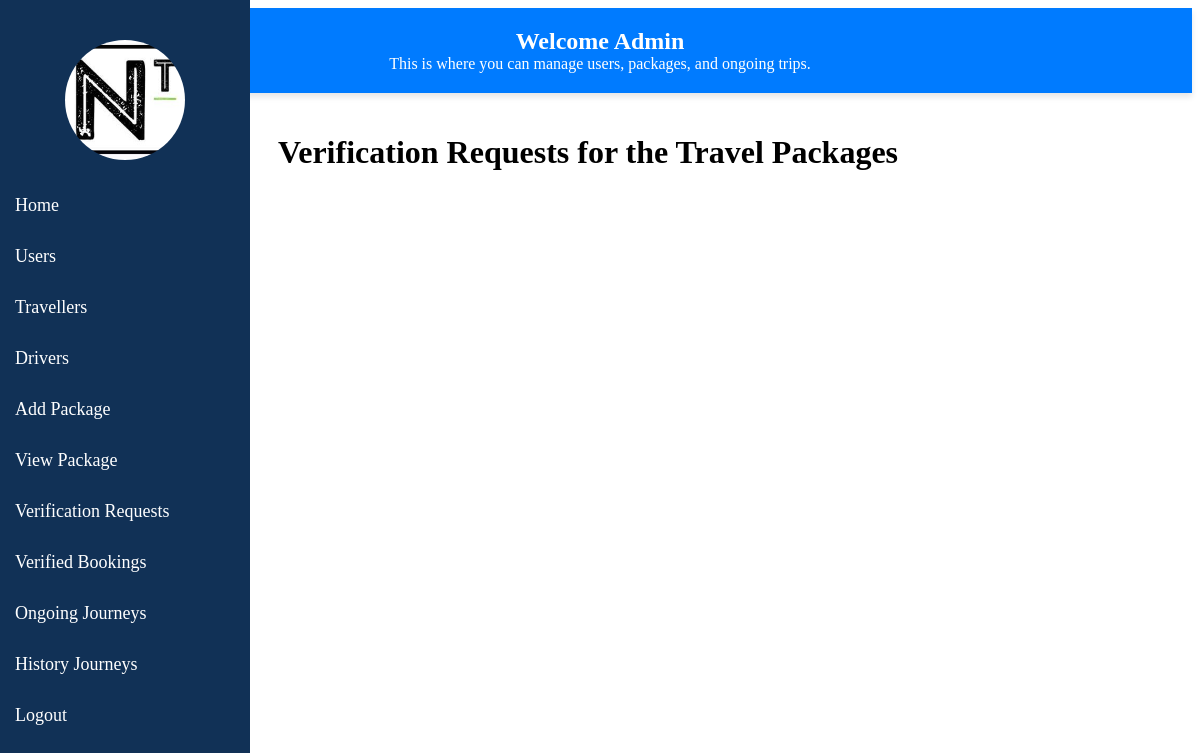
/bookings/ (signed in), run on an earlier commit of the app's database.
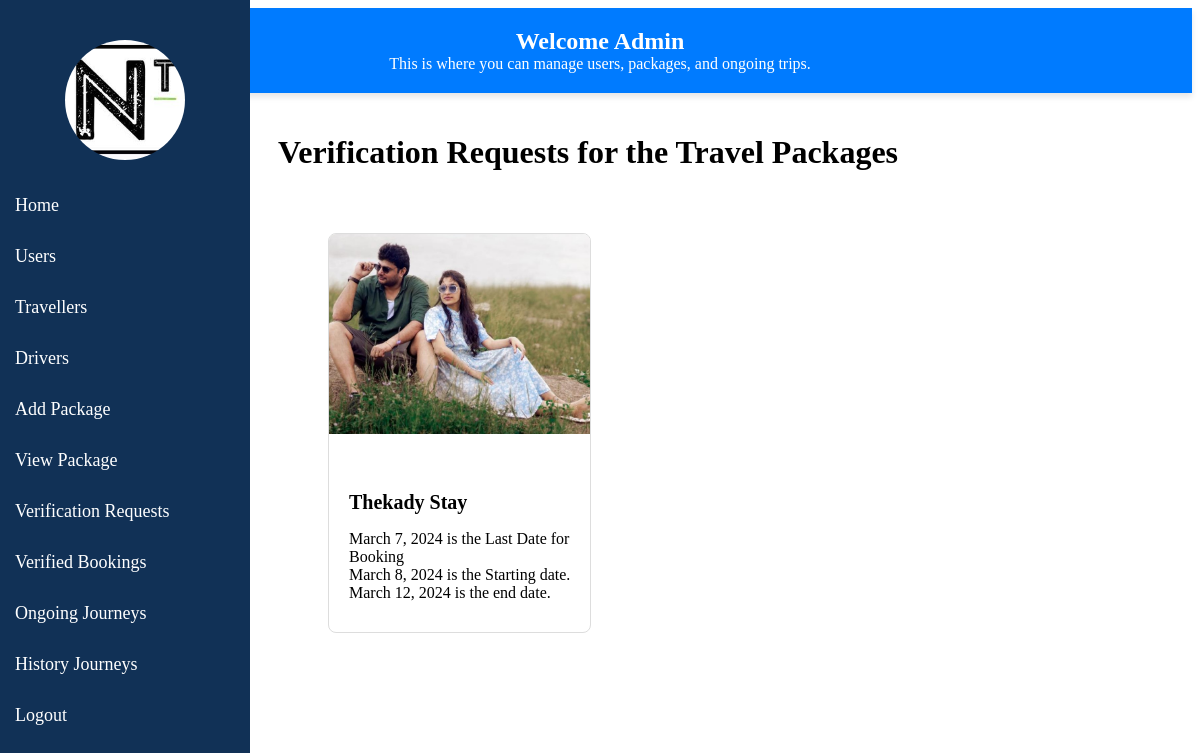
And on a later commit of the database.
### Niwi_Travels/models.py (models this page shows, shortened)
class TravelPackage(models.Model):
    STATUS_CHOICES = (
        ('Running', 'Running'),
        ('Paused', 'Paused'),
    )
    ACCOMMODATION_CHOICES = (
        ('Included', 'Included'),
        ('Excluded', 'Excluded'),
    )
    FEED_CHOICES = (
        ('Save', 'Save'),
        ('Post', 'Post'),
    )
    package_name = models.CharField(max_length=100)
    description = models.TextField()
    destination = models.CharField(max_length=100)
    duration = models.PositiveIntegerField()
    price = models.DecimalField(max_digits=10, decimal_places=2)
    start_date = models.DateField()
    end_date = models.DateField()
    accommodation = models.CharField(max_length=100, choices=ACCOMMODATION_CHOICES,default='Included')
    transportation = models.CharField(max_length=100)
    activities = models.TextField()
    inclusions = models.TextField()
    exclusions = models.TextField()
    images = models.ImageField(upload_to='package_images/')
    availability = models.PositiveIntegerField()
    booking_deadline = models.DateField()
    category = models.CharField(max_length=50)
    tags = models.CharField(max_length=100)
    cancellation_policy = models.TextField()
    status = models.CharField(max_length=10, choices=STATUS_CHOICES, default='Pending')
    feed = models.CharField(max_length=10, choices=FEED_CHOICES, default='Save')

class PackageImage(models.Model):
    package = models.ForeignKey(TravelPackage, on_delete=models.CASCADE)  # Assuming TravelPackage is your package model
    image = models.ImageField(upload_to='package_images/')

### Niwi_Travels/views.py (the view)
# urls.py: path('bookings/', views.upcoming_bookings, name='admin_bookings'),
@staff_member_required
@never_cache
@login_required(login_url='log')
def upcoming_bookings(request):
    current_date = timezone.now().date()
    tour=TravelPackage.objects.all()
    for packages in tour:
        if current_date > packages.start_date:
            packages.status = 'Pending'
            packages.save()
    pending_passengers = Booking.objects.filter(package__in=tour, status='Pending')
    pending_passengers_count= pending_passengers.aggregate(total_passenger_limit=Sum('passenger_limit'))['total_passenger_limit']
    running_packages = TravelPackage.objects.filter(
        status='Running',
        start_date__gt=current_date,feed='Post'
    )
    return render(request, 'upcoming_bookings.html', {'running_packages':running_packages,'package_pending_passengers': pending_passengers_count})

### templates/upcoming_bookings.html (shortened to what this page needs)
{% load static %}
<!DOCTYPE html>
<html>
<head>
</head>
<body>
    <div class="sidebar">
        <div class="profile-picture"></div>
        <a href="/admins" id="logout-link">Home</a>
        <a href="{% url 'user_list' %}">Users </a>
        <a href="/travellers">Travellers</a>
        <a href="/drivers">Drivers</a>
        <a href="/upload_package">Add Package</a>
        <a href="/view-packages">View Package</a>
        <a href="/bookings">Verification Requests</a>
        <a href="/verified_bookings">Verified Bookings</a>
        <a href="/ongoing-bookings" id="logout-link">Ongoing Journeys</a>
        <a href="/history-bookings">History Journeys</a>
        <a href="/logout" id="logout-link">Logout</a>
    </div>
    <div class="navbar">
        <h1>Welcome Admin</h1>
        <p>This is where you can manage users, packages, and ongoing trips.</p>
    </div>
    <div class="main-content">
    <h1>Verification Requests for the Travel Packages</h1>
    </div>
    <div class="table-container">
        <div class="card-container">
            {% for package in running_packages %}
            <div class="card">
                <a href="{% url 'package_requests' package.id %}">
                    <img src="{{ package.packageimage_set.first.image.url }}" class="card-img-top" alt="{{ package.package_name }} Image">
                </a>
                <div class="card-body">
                    <h5 class="card-title">{{ package.package_name }}</h5>
                    <p class="card-text">{{ package.booking_deadline }} is the Last Date for Booking<br>{{ package.start_date }} is the Starting date.<br> {{ package.end_date }} is the end date.</p>
                </div>
            </div>
            {% endfor %}
        </div>
</body>
</html>

What changed in the data, as far as the page shows it:
added TravelPackage: packageimage_set.first.image (picture), package_name "Thekady Stay", booking_deadline "March 7, 2024", start_date "March 8, 2024", end_date "March 12, 2024"
